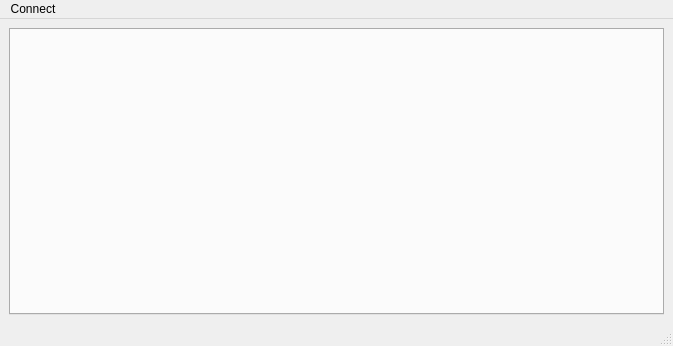
<?xml version="1.0" encoding="UTF-8"?>
<ui version="4.0">
 <class>MainWindow</class>
 <widget class="QMainWindow" name="MainWindow">
  <property name="geometry">
   <rect>
    <x>0</x>
    <y>0</y>
    <width>673</width>
    <height>346</height>
   </rect>
  </property>
  <property name="windowTitle">
   <string>MainWindow</string>
  </property>
  <widget class="QWidget" name="centralwidget">
   <layout class="QVBoxLayout" name="verticalLayout">
    <item>
     <widget class="QTabWidget" name="tabs">
      <property name="tabsClosable">
       <bool>true</bool>
      </property>
     </widget>
    </item>
   </layout>
  </widget>
  <widget class="QMenuBar" name="menubar">
   <property name="geometry">
    <rect>
     <x>0</x>
     <y>0</y>
     <width>673</width>
     <height>20</height>
    </rect>
   </property>
   <widget class="QMenu" name="menuConnect">
    <property name="title">
     <string>Connect</string>
    </property>
    <addaction name="ConnectToConsole"/>
   </widget>
   <addaction name="menuConnect"/>
  </widget>
  <widget class="QStatusBar" name="statusbar"/>
  <action name="ConnectToConsole">
   <property name="text">
    <string>Connect to console</string>
   </property>
  </action>
 </widget>
 <resources/>
 <connections/>
</ui>
